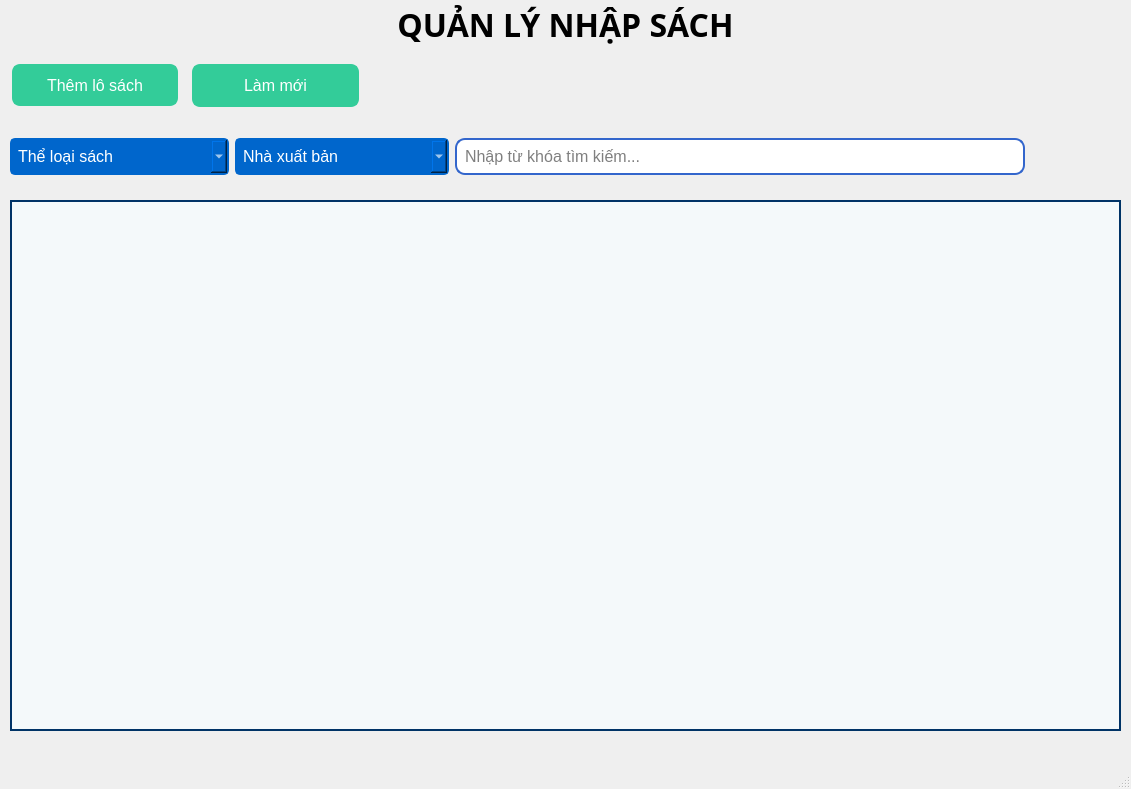
<?xml version="1.0" encoding="UTF-8"?>
<ui version="4.0">
 <class>qlnhapsach</class>
 <widget class="QMainWindow" name="qlnhapsach">
  <property name="enabled">
   <bool>true</bool>
  </property>
  <property name="geometry">
   <rect>
    <x>0</x>
    <y>0</y>
    <width>1131</width>
    <height>789</height>
   </rect>
  </property>
  <property name="windowTitle">
   <string>MainWindow</string>
  </property>
  <property name="windowIcon">
   <iconset resource="../new_resource.qrc">
    <normaloff>:/newPrefix/icons/1.png</normaloff>:/newPrefix/icons/1.png</iconset>
  </property>
  <property name="styleSheet">
   <string notr="true">QComboBox{
 			padding: 6px; 
            border: 2px solid #0066CC; 
            border-radius: 5px;  
            font-size: 16px;
            background-color: #0066CC; 
            color: white; 
        }
QComboBox:focus {
            border: 2px solid #003366;  
        }
QLineEdit#txtTimKiemLoSach {
    padding: 6px;  /* Khoảng cách giữa văn bản và biên của QLineEdit */
    border: 2px solid #3366CC;  /* Bo viền màu xanh lá cây */
    border-radius: 10px;  /* Bo góc cho QLineEdit */
    font-size: 16px;  /* Kích thước phông chữ */
}

QLineEdit#txtTimKiemLoSach:focus {
    border: 2px solid #45a049;  /* Màu viền khi QLineEdit được chọn */
}
QPushButton#btnThemLoSach {
    background-color: #33CC99;
    border: 2px solid #33CC99;  
    color: white;  
    padding: 10px 24px; 
    text-align: center;  
    text-decoration: none; 
    font-size: 16px;
    margin: 4px 2px; 
    border-radius: 8px;
}

QPushButton#btnLamMoi {
    background-color: #33CC99;
    border: 2px solid #33CC99;  
    color: white;  
    padding: 10px 24px; 
    text-align: center;  
    text-decoration: none; 
    font-size: 16px;
    margin: 4px 2px; 
    border-radius: 8px;
}

QPushButton#btnThemLoSach:hover {
    background-color: #33CC66; 
	border: 2px solid #33CC66; 
}
QPushButton#btnLamMoi:hover {
    background-color: #33CC66; 
	border: 2px solid #33CC66; 
}

QHeaderView::section {
                background-color: #003366; 
                border: 1px solid #d3d3d3; 
                padding: 4px; 
                font-weight: bold;  
                color: white;           
 }
QTableWidget{
alternate-background-color: #B0EDFB;
background-color: #F4F9FA;
border: 2px solid #003366;
}
QTableWidget::item {
 border: 1px solid #003366;
}
QTableWidget::item:selected {
                background-color: yellow;
                color: black;
 }
</string>
  </property>
  <widget class="QWidget" name="centralwidget">
   <widget class="QPushButton" name="btnThemLoSach">
    <property name="geometry">
     <rect>
      <x>10</x>
      <y>60</y>
      <width>170</width>
      <height>50</height>
     </rect>
    </property>
    <property name="font">
     <font>
      <pointsize>-1</pointsize>
      <underline>false</underline>
      <strikeout>false</strikeout>
     </font>
    </property>
    <property name="text">
     <string>Thêm lô sách</string>
    </property>
    <property name="icon">
     <iconset resource="../new_resource.qrc">
      <normaloff>:/newPrefix/icons/addLS.png</normaloff>:/newPrefix/icons/addLS.png</iconset>
    </property>
   </widget>
   <widget class="QWidget" name="layoutWidget">
    <property name="geometry">
     <rect>
      <x>10</x>
      <y>130</y>
      <width>1071</width>
      <height>53</height>
     </rect>
    </property>
    <layout class="QHBoxLayout" name="horizontalLayout">
     <item>
      <widget class="QComboBox" name="cbbTimKiemTheLoaiSach">
       <property name="font">
        <font>
         <pointsize>-1</pointsize>
        </font>
       </property>
       <property name="autoFillBackground">
        <bool>false</bool>
       </property>
       <property name="styleSheet">
        <string notr="true"/>
       </property>
       <property name="editable">
        <bool>false</bool>
       </property>
       <property name="iconSize">
        <size>
         <width>16</width>
         <height>16</height>
        </size>
       </property>
       <item>
        <property name="text">
         <string>Thể loại sách</string>
        </property>
       </item>
       <item>
        <property name="text">
         <string>Sách thiếu nhi</string>
        </property>
       </item>
       <item>
        <property name="text">
         <string>Sách tâm lý, tình cảm</string>
        </property>
       </item>
       <item>
        <property name="text">
         <string>Sách tôn giáo</string>
        </property>
       </item>
       <item>
        <property name="text">
         <string>Sách văn hoá xã hội</string>
        </property>
       </item>
       <item>
        <property name="text">
         <string>Sách lịch sử</string>
        </property>
       </item>
       <item>
        <property name="text">
         <string>Sách văn học viễn tưởng</string>
        </property>
       </item>
       <item>
        <property name="text">
         <string>Sách tiểu sử, tự truyện</string>
        </property>
       </item>
       <item>
        <property name="text">
         <string>Sách kinh dị, bí ẩn</string>
        </property>
       </item>
       <item>
        <property name="text">
         <string>Sách khoa học công nghệ</string>
        </property>
       </item>
       <item>
        <property name="text">
         <string>Sách truyền cảm hứng</string>
        </property>
       </item>
      </widget>
     </item>
     <item>
      <widget class="QComboBox" name="cbbTimKiemNXB">
       <property name="minimumSize">
        <size>
         <width>214</width>
         <height>0</height>
        </size>
       </property>
       <property name="maximumSize">
        <size>
         <width>214</width>
         <height>16777215</height>
        </size>
       </property>
       <property name="font">
        <font>
         <pointsize>-1</pointsize>
        </font>
       </property>
       <property name="autoFillBackground">
        <bool>false</bool>
       </property>
       <property name="styleSheet">
        <string notr="true"/>
       </property>
       <property name="currentText">
        <string>Nhà xuất bản</string>
       </property>
       <property name="duplicatesEnabled">
        <bool>false</bool>
       </property>
       <item>
        <property name="text">
         <string>Nhà xuất bản</string>
        </property>
       </item>
       <item>
        <property name="text">
         <string>Nhà xuất bản giáo dục Việt Nam</string>
        </property>
       </item>
       <item>
        <property name="text">
         <string>Nhà xuất bản Trẻ</string>
        </property>
       </item>
       <item>
        <property name="text">
         <string>Nhà xuất bản Kim Đồng</string>
        </property>
       </item>
       <item>
        <property name="text">
         <string>Nhà xuất bản chính trị quốc gia sự thật</string>
        </property>
       </item>
       <item>
        <property name="text">
         <string>Nhà xuất bản Tư pháp</string>
        </property>
       </item>
       <item>
        <property name="text">
         <string>Nhà xuất bản Hội Nhà văn</string>
        </property>
       </item>
       <item>
        <property name="text">
         <string>Nhà xuất bản lao động</string>
        </property>
       </item>
      </widget>
     </item>
     <item>
      <widget class="QLineEdit" name="txtTimKiemLoSach">
       <property name="font">
        <font>
         <pointsize>-1</pointsize>
        </font>
       </property>
       <property name="styleSheet">
        <string notr="true"/>
       </property>
       <property name="placeholderText">
        <string>Nhập từ khóa tìm kiếm...</string>
       </property>
      </widget>
     </item>
     <item>
      <widget class="QPushButton" name="btnTimKiemLoSach">
       <property name="minimumSize">
        <size>
         <width>50</width>
         <height>0</height>
        </size>
       </property>
       <property name="maximumSize">
        <size>
         <width>50</width>
         <height>50</height>
        </size>
       </property>
       <property name="font">
        <font>
         <family>Bahnschrift</family>
         <pointsize>10</pointsize>
        </font>
       </property>
       <property name="styleSheet">
        <string notr="true">border:none;</string>
       </property>
       <property name="text">
        <string/>
       </property>
       <property name="icon">
        <iconset resource="../new_resource.qrc">
         <normaloff>:/newPrefix/icons/searchLS.png</normaloff>:/newPrefix/icons/searchLS.png</iconset>
       </property>
       <property name="iconSize">
        <size>
         <width>25</width>
         <height>25</height>
        </size>
       </property>
      </widget>
     </item>
    </layout>
   </widget>
   <widget class="QWidget" name="verticalLayoutWidget">
    <property name="geometry">
     <rect>
      <x>0</x>
      <y>0</y>
      <width>1131</width>
      <height>49</height>
     </rect>
    </property>
    <layout class="QVBoxLayout" name="verticalLayout">
     <item>
      <widget class="QLabel" name="label">
       <property name="font">
        <font>
         <family>Bahnschrift</family>
         <pointsize>24</pointsize>
         <weight>75</weight>
         <bold>true</bold>
        </font>
       </property>
       <property name="styleSheet">
        <string notr="true"/>
       </property>
       <property name="text">
        <string>QUẢN LÝ NHẬP SÁCH</string>
       </property>
       <property name="alignment">
        <set>Qt::AlignCenter</set>
       </property>
      </widget>
     </item>
    </layout>
   </widget>
   <widget class="QPushButton" name="btnLamMoi">
    <property name="geometry">
     <rect>
      <x>190</x>
      <y>60</y>
      <width>171</width>
      <height>51</height>
     </rect>
    </property>
    <property name="minimumSize">
     <size>
      <width>171</width>
      <height>51</height>
     </size>
    </property>
    <property name="maximumSize">
     <size>
      <width>171</width>
      <height>37</height>
     </size>
    </property>
    <property name="font">
     <font>
      <pointsize>-1</pointsize>
      <underline>false</underline>
      <strikeout>false</strikeout>
     </font>
    </property>
    <property name="text">
     <string>Làm mới</string>
    </property>
    <property name="icon">
     <iconset resource="../new_resource.qrc">
      <normaloff>:/newPrefix/icons/updateLS.png</normaloff>:/newPrefix/icons/updateLS.png</iconset>
    </property>
   </widget>
   <widget class="QTableWidget" name="tableLoSach">
    <property name="geometry">
     <rect>
      <x>10</x>
      <y>200</y>
      <width>1111</width>
      <height>531</height>
     </rect>
    </property>
   </widget>
  </widget>
  <widget class="QMenuBar" name="menubar">
   <property name="geometry">
    <rect>
     <x>0</x>
     <y>0</y>
     <width>1131</width>
     <height>21</height>
    </rect>
   </property>
  </widget>
  <widget class="QStatusBar" name="statusbar"/>
 </widget>
 <resources>
  <include location="../new_resource.qrc"/>
 </resources>
 <connections/>
</ui>
